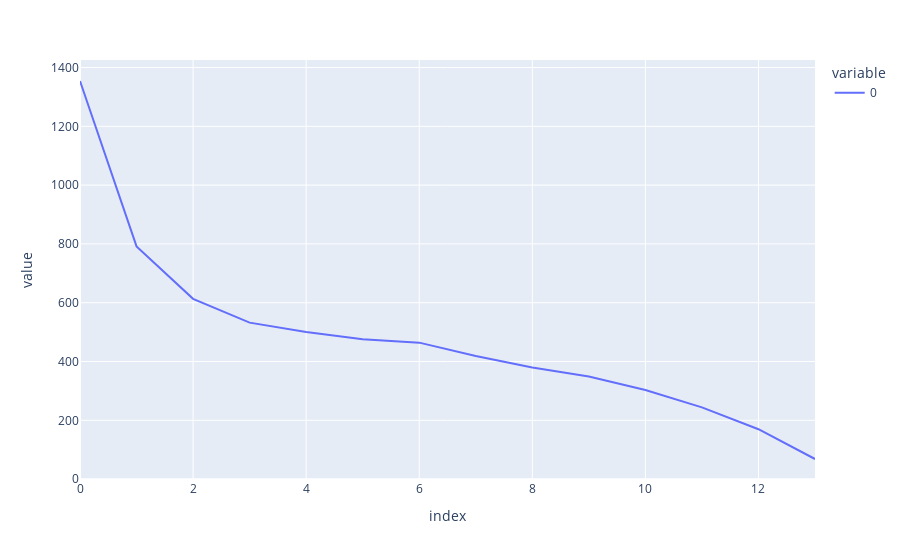

The code cell stored with this chart in its notebook:
### Code cell
# scree plot
px.line(s**2)

### Figure 1 — Plotly figure (JSON) as saved in the notebook; plotly's stock layout.template omitted (floating-point values rounded to 4 significant figures)
{"data": [{"hovertemplate": "variable=0<br>index=%{x}<br>value=%{y}<extra></extra>", "legendgroup": "0", "line": {"color": "#636efa", "dash": "solid"}, "marker": {"symbol": "circle"}, "mode": "lines", "name": "0", "orientation": "v", "showlegend": true, "type": "scatter", "x": [0, 1, 2, 3, 4, 5, 6, 7, 8, 9, 10, 11, 12, 13], "xaxis": "x", "y": [1354.0, 791.5, 613.3, 532.3, 500.4, 475.6, 464.3, 418.9, 379.5, 348.9, 303.0, 244.0, 169.8, 68.46], "yaxis": "y"}], "layout": {"legend": {"title": {"text": "variable"}, "tracegroupgap": 0}, "margin": {"t": 60}, "xaxis": {"anchor": "y", "domain": [0, 1], "title": {"text": "index"}}, "yaxis": {"anchor": "x", "domain": [0, 1], "title": {"text": "value"}}}}
